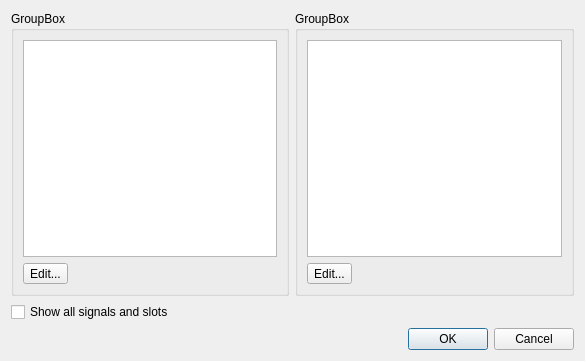
<ui version="4.0" >
 <class>ConnectDialog</class>
 <widget class="QDialog" name="ConnectDialog" >
  <property name="geometry" >
   <rect>
    <x>0</x>
    <y>0</y>
    <width>585</width>
    <height>361</height>
   </rect>
  </property>
  <property name="windowTitle" >
   <string>Configure Connection</string>
  </property>
  <layout class="QGridLayout" >
   <item row="0" column="0" colspan="2" >
    <widget class="QGroupBox" name="signalGroupBox" >
     <property name="title" >
      <string>GroupBox</string>
     </property>
     <layout class="QVBoxLayout" >
      <item>
       <widget class="QListWidget" name="signalList" >
        <property name="textElideMode" >
         <enum>Qt::ElideMiddle</enum>
        </property>
       </widget>
      </item>
      <item>
       <layout class="QHBoxLayout" >
        <item>
         <widget class="QToolButton" name="editSignalsButton" >
          <property name="text" >
           <string>Edit...</string>
          </property>
         </widget>
        </item>
        <item>
         <spacer>
          <property name="orientation" >
           <enum>Qt::Horizontal</enum>
          </property>
          <property name="sizeHint" >
           <size>
            <width>40</width>
            <height>20</height>
           </size>
          </property>
         </spacer>
        </item>
       </layout>
      </item>
     </layout>
    </widget>
   </item>
   <item row="0" column="2" >
    <widget class="QGroupBox" name="slotGroupBox" >
     <property name="title" >
      <string>GroupBox</string>
     </property>
     <layout class="QVBoxLayout" >
      <item>
       <widget class="QListWidget" name="slotList" >
        <property name="textElideMode" >
         <enum>Qt::ElideMiddle</enum>
        </property>
       </widget>
      </item>
      <item>
       <layout class="QHBoxLayout" >
        <item>
         <widget class="QToolButton" name="editSlotsButton" >
          <property name="text" >
           <string>Edit...</string>
          </property>
         </widget>
        </item>
        <item>
         <spacer>
          <property name="orientation" >
           <enum>Qt::Horizontal</enum>
          </property>
          <property name="sizeHint" >
           <size>
            <width>40</width>
            <height>20</height>
           </size>
          </property>
         </spacer>
        </item>
       </layout>
      </item>
     </layout>
    </widget>
   </item>
   <item row="1" column="0" >
    <widget class="QCheckBox" name="showAllCheckBox" >
     <property name="text" >
      <string>Show all signals and slots</string>
     </property>
    </widget>
   </item>
   <item row="2" column="1" colspan="2" >
    <widget class="QDialogButtonBox" name="buttonBox" >
     <property name="orientation" >
      <enum>Qt::Horizontal</enum>
     </property>
     <property name="standardButtons" >
      <set>QDialogButtonBox::Cancel|QDialogButtonBox::NoButton|QDialogButtonBox::Ok</set>
     </property>
    </widget>
   </item>
  </layout>
 </widget>
 <resources/>
 <connections>
  <connection>
   <sender>buttonBox</sender>
   <signal>accepted()</signal>
   <receiver>ConnectDialog</receiver>
   <slot>accept()</slot>
   <hints>
    <hint type="sourcelabel" >
     <x>248</x>
     <y>254</y>
    </hint>
    <hint type="destinationlabel" >
     <x>157</x>
     <y>274</y>
    </hint>
   </hints>
  </connection>
  <connection>
   <sender>buttonBox</sender>
   <signal>rejected()</signal>
   <receiver>ConnectDialog</receiver>
   <slot>reject()</slot>
   <hints>
    <hint type="sourcelabel" >
     <x>316</x>
     <y>260</y>
    </hint>
    <hint type="destinationlabel" >
     <x>286</x>
     <y>274</y>
    </hint>
   </hints>
  </connection>
 </connections>
</ui>
